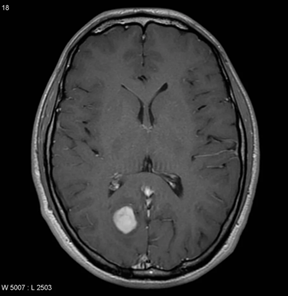
%> input picture Lab7/Picture1.png, 288 x 296 px
$ octave Untitled.m   (GNU Octave 9; MATLAB toolbox functions it lacks are replaced by stand-ins)
%> lines starting %> are read from the running program, lines starting %| are printed output that depends on the picture; in (x1, y1, x2, y2) boxes, pixels count from 0 and x2, y2 are one past the last pixel; in counts of white or black regions, pixels touching at a corner belong together; the program's own positions count from 1
%% i. Geometric Mean filter
img = imread('Picture1.png');
%> img is the input picture: size 296x288x3 uint8; mean R, G, B 47.5, 47.5, 47.5
j = imnoise(img, "gaussian");
I = rgb2gray(j);
I = im2double(I);
%> I: size 296x288 double
n = 3;
F = exp(imfilter(log(I), ones(n, n), 'replicate')).^(1/(n*n));
subplot(2, 3, 1), imshow(img), title('Original Image');
subplot(2, 3, 2), imshow(j), title('After apply noise');
subplot(2, 3, 3), imshow(F), title('GMF');

%% ii. Harmonic Mean filter
img = imread('Picture1.png');
j = imnoise(img, "gaussian");
I = rgb2gray(j);
%> I: size 296x288 uint8
I = im2double(I);
%> I: size 296x288 double
n = 3;
SF = (n*n)./imfilter(1./(I+eps), ones(n, n),'replicate');
subplot(2, 3, 1), imshow(img), title('Original Image');
subplot(2, 3, 2), imshow(j), title('After apply gaussian noise');
subplot(2, 3, 3), imshow(SF), title('HMF');

%% iii. Contra-harmonic Mean filter
img = imread('Picture1.png');
j = imnoise(img, "gaussian");
I = rgb2gray(j);
%> I: size 296x288 uint8
I = im2double(I);
%> I: size 296x288 double
n = 3;
order = 1;
SF = imfilter(I.^(order+1), ones(n, n),'replicate')./(imfilter(I.^(order), ones(n, n),'replicate')+eps);
subplot(2, 3, 1), imshow(img), title('Original Image');
subplot(2, 3, 2), imshow(j), title('After apply gaussian noise');
subplot(2, 3, 3), imshow(SF), title('CHMF');

%% i. Median filter
img = imread('Picture1.png');
j = imnoise(img, "gaussian");
I = rgb2gray(j);
%> I: size 296x288 uint8
I = im2double(I);
%> I: size 296x288 double
B = ordfilt2(I,5,ones(3,3));
subplot(2, 3, 1), imshow(img), title('Original Image');
subplot(2, 3, 2), imshow(j), title('After apply gaussian noise');
subplot(2, 3, 3), imshow(B), title('Median Filter');

%% ii. Maximum filter
img = imread('Picture1.png');
j = imnoise(img, "gaussian");
I = rgb2gray(j);
%> I: size 296x288 uint8
I = im2double(I);
%> I: size 296x288 double
B = ordfilt2(I,9,ones(3,3));
subplot(2, 3, 1), imshow(img), title('Original Image');
subplot(2, 3, 2), imshow(j), title('After apply gaussian noise');
subplot(2, 3, 3), imshow(B), title('Maximum Filter');

%% iii. Minimum filter
img = imread('Picture1.png');
j = imnoise(img, "gaussian");
I = rgb2gray(j);
%> I: size 296x288 uint8
I = im2double(I);
%> I: size 296x288 double
B = ordfilt2(I,1,ones(3,3));
subplot(2, 3, 1), imshow(img), title('Original Image');
subplot(2, 3, 2), imshow(j), title('After apply gaussian noise');
subplot(2, 3, 3), imshow(B), title('Minimum Filter');

%% iv. Midpoint filter
img = imread('Picture1.png');
j = imnoise(img, "gaussian");
I = rgb2gray(j);
%> I: size 296x288 uint8
I = im2double(I);
%> I: size 296x288 double
min = ordfilt2(I,1,ones(3,3));
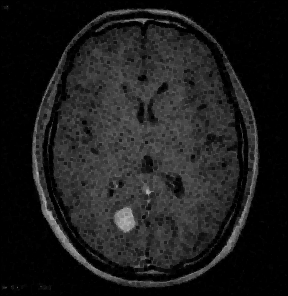
%> min: size 296x288 double; min 0, max 0.714, mean 0.114
max = ordfilt2(I,9,ones(3,3));
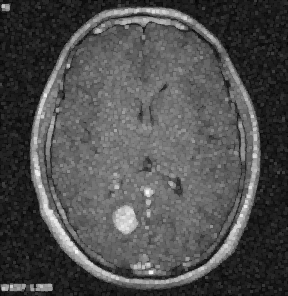
%> max: size 296x288 double; min 0.00784, max 0.969, mean 0.308
B = imlincomb(0.5,min,0.5,max);
midpointimage = B;
subplot(2, 3, 1), imshow(img), title('Original Image');
subplot(2, 3, 2), imshow(j), title('After apply gaussian noise');
subplot(2, 3, 3), imshow(B), title('Midpoint Filter');

%% v. Alpha-trimmed filter
img = imread('Picture1.png');
j = imnoise(img, "gaussian");
I = rgb2gray(j);
%> I: size 296x288 uint8
I = im2double(I);
%> I: size 296x288 double
n = 3;
d = 2;
w = ones(n, n)/((n*n)-d);
B = imfilter(I, w,'replicate', 'same');
subplot(2, 3, 1), imshow(img), title('Original Image');
subplot(2, 3, 2), imshow(j), title('After apply gaussian noise');
subplot(2, 3, 3), imshow(B), title('Alpha-trimmed Filter');

%% vi. Trimmed mean filter
img = imread('Picture1.png');
j = imnoise(img, "gaussian");
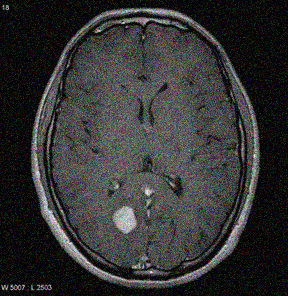
%> j: size 296x288x3 uint8; mean R, G, B 51.7, 51.6, 51.5
I = rgb2gray(j);
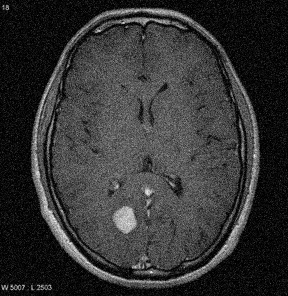
%> I: size 296x288 uint8; min 0, max 241, mean 51.6
I = im2double(I);
%> I: size 296x288 double
n = 3;
w = ones(n, n)/(n*n);
SF = imfilter(I, w, 'replicate')+eps;
subplot(2, 2, 1), imshow(img), title('Original Image');
subplot(2, 2, 2), imshow(j), title('After apply gaussian noise');
subplot(2, 2, 3), imshow(SF), title('TMF');

%% a) Local/Regional Thresholding
I = midpointimage;
T = graythresh(I);
%> T = 0.2
a = im2bw(I, T);
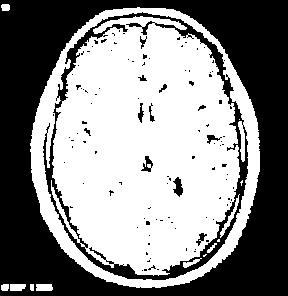
%> a: size 296x288 logical; 53.7% white; 111 black regions (98 under 20 px), largest, box (x1, y1, x2, y2) and area: (0, 0, 288, 296) 33669, (43, 12, 248, 280) 4903, (173, 177, 183, 197) 119
subplot(2, 2, 1), imshow(I), title('Image from problem 3');
subplot(2, 2, 2), imshow(a), title('Local/Regional Thresholding');

%% b) Global Thresholding
I = midpointimage;
BW = imbinarize(I,'global');
subplot(1,2,1);imshow(img);title('Original Image');
subplot(1,2,2);imshow(BW);title('Global Thresholding');

%% c) Variable Thresholding
I = midpointimage;
[r c]=size (I);
%> r = 296; c = 288
output=zeros (r, c);
starts=floor (1:c/10:c);
%> starts = [1 29 58 87 116 145 173 202 231 260]
ends = starts (2:length(starts));
%> ends = [29 58 87 116 145 173 202 231 260]
ends=[ends c];
figure, imshow(I);
hold on;
for i = 1:10
    plot([ends(i) ends(i)], [1,r], 'w');
end
for i = 1:10
    temp = img(:, starts(i):ends(i));
    out(:, starts(i):ends(i))=im2bw(temp,graythresh(temp));
    plot([ends(i) ends(i)], [1,r], 'w');
end
%> out: size 296x288 logical; 53.1% white; 86 black regions (76 under 20 px), largest, box (x1, y1, x2, y2) and area: (0, 0, 288, 296) 34081, (43, 12, 248, 281) 4996, (167, 177, 183, 197) 132
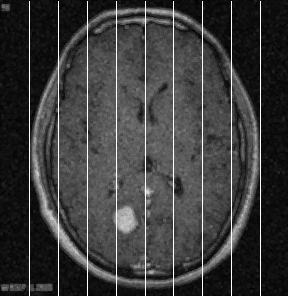
%> figure redrawn from the program's plot data
subplot(2, 2, 1), imshow(I), title('Original Image');
subplot(2, 2, 2), imshow(out), title('Variable Thresholding Image');

%% d) Dynamic/Adaptive Thresholding
I = midpointimage;
BW = imbinarize(I,'adaptive');
%> BW: size 296x288 logical; 23.1% white; 952 white regions (795 under 20 px), largest, box (x1, y1, x2, y2) and area: (30, 8, 260, 289) 7106, (114, 206, 138, 234) 445, (95, 17, 186, 33) 393
subplot(1,2,1);imshow(img);title('Original Image');
subplot(1,2,2);imshow(BW);title('Dynamic/Adaptive Thresholding');

%% a)
img = midpointimage;
sobel = edge(img, 'Sobel');
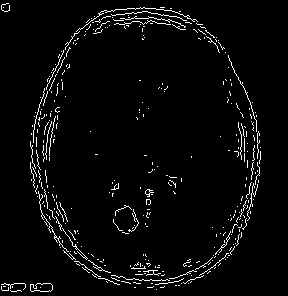
%> sobel: size 296x288 logical; 3.5% white in thin lines or dots, all inside (x1, y1, x2, y2) = (1, 3, 261, 292)
subplot(1,2,1);imshow(img);title('Original Image');
subplot(1,2,2);imshow(sobel);title('sobel filtered Image');

%% b)
img_canny=edge(img, 'Canny');
subplot(2,2,1);imshow(img);title('Origial Image');
subplot(2,2,2);imshow(img_canny);title('Canny Edge');

%% c)
prewitt = edge(img, 'Prewitt');
subplot(1,2,1);imshow(img);title('Original Image');
subplot(1,2,2);imshow(prewitt);title('prewitt filtered Image');


%% c)
img = midpointimage;
img = imcrop(img, [100 150 150 150]);
prewitt = bwareaopen(imerode(imfill(imclose(edge(img, 'Sobel'), strel('line', 3, 0)), 'holes'),strel(ones(3,3))),1500);

subplot(1,2,1);imshow(img);title('Original Image');
subplot(1,2,2);imshow(prewitt);title('prewitt filtered Image');
